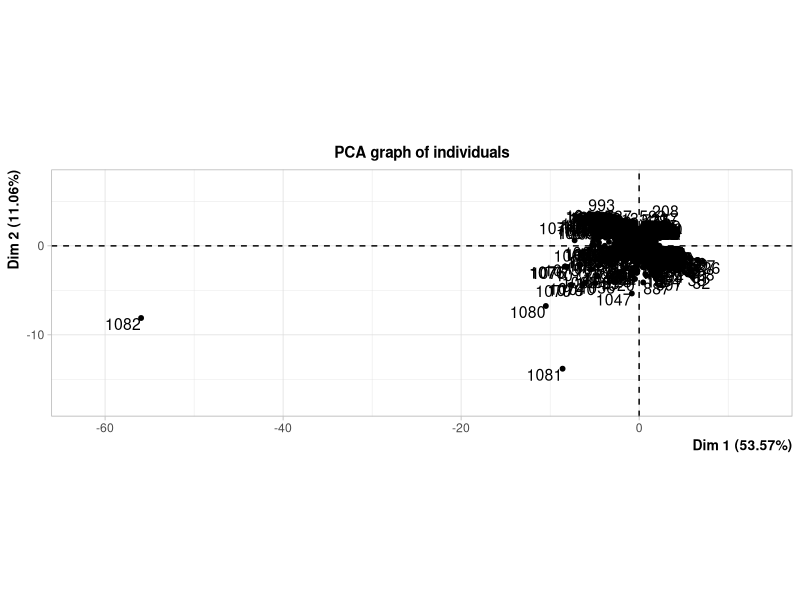
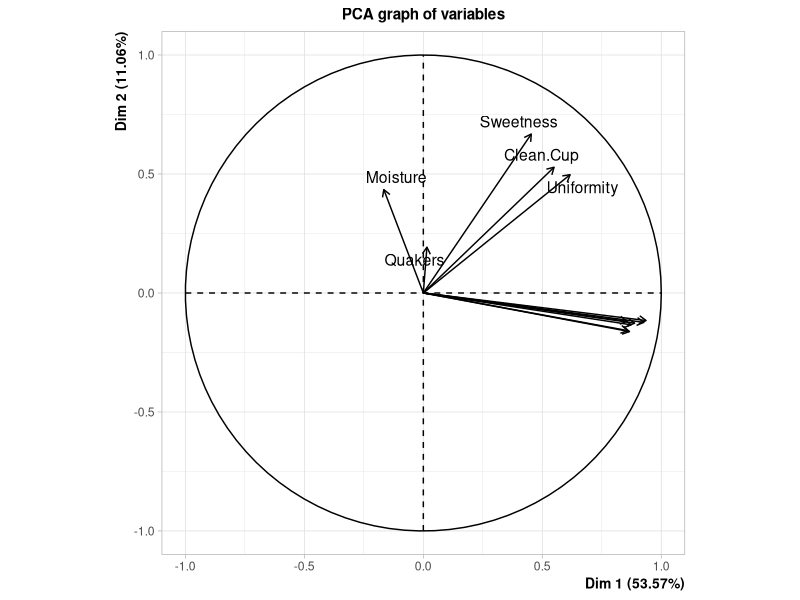
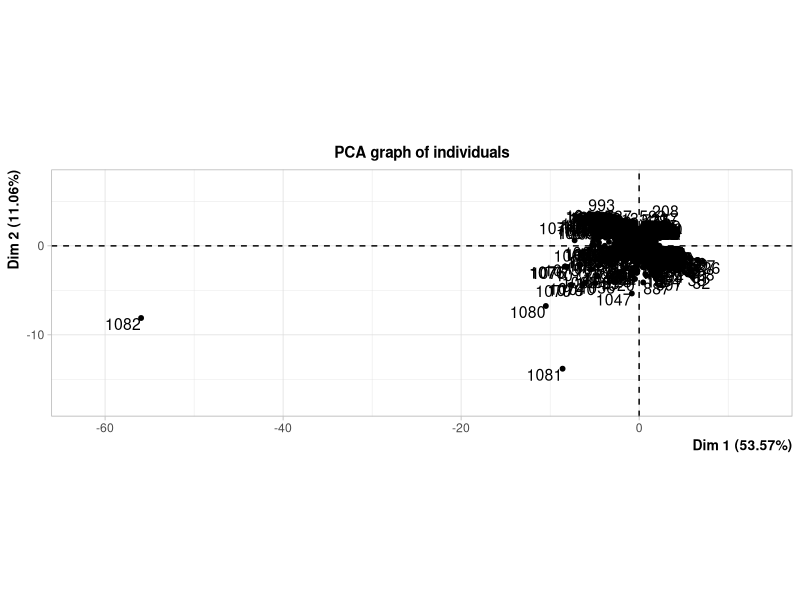
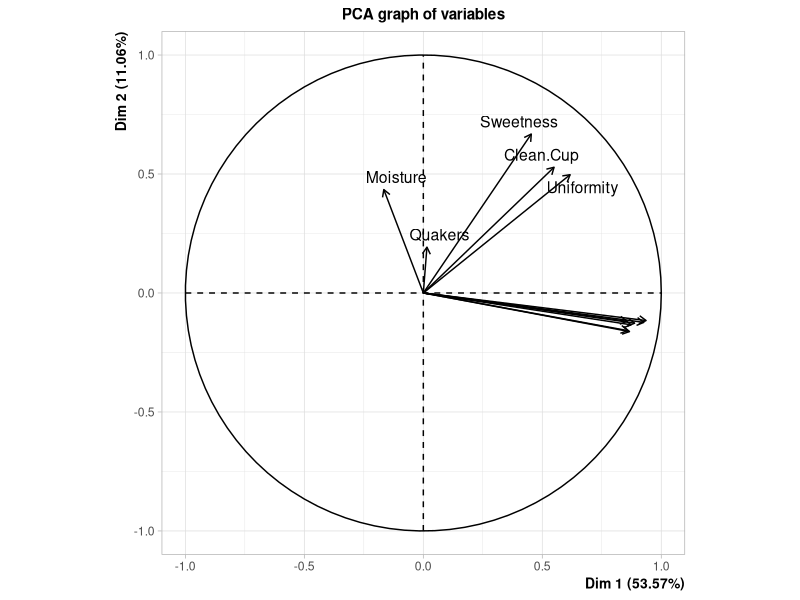

Write R code to recreate these figures, in order. (Note: this script raises an error after producing the figures.)
## ---- chunk 1
knitr::opts_chunk$set(echo = TRUE)
library(dplyr)
library(FactoMineR)
## ---- chunk 2
# your code here
coffee <- read.csv("coffee.csv", stringsAsFactors = T)
str(coffee)
## ---- chunk 3
# your code here
coffee_clean <- coffee %>% 
  select(-c(coffeeId))

head(coffee_clean)
## ---- chunk 4
anyNA(coffee_clean)
## ---- chunk 5
summary(coffee_clean)
## ---- chunk 6
# your code here
coffee_scale <- scale(coffee_clean)

summary(coffee_scale)
## ---- chunk 7
# your code here
library(FactoMineR)
pca_coffee <- PCA(X = coffee_scale, scale.unit = F, graph = T, ncp = ncol(coffee_scale))
summary(pca_coffee)
## ---- chunk 8
pca_coffee$eig
## ---- chunk 9
coffee_scale_comp <- prcomp(coffee_clean, scale = T)
summary(coffee_scale_comp)
## ---- chunk 10
# your code here
PCA(coffee_scale, scale.unit = F,graph = T) 
## ---- chunk 11
pca_coffee <- plot.PCA(x = pca_coffee,
                       choix = "ind", 
                       select = "contrib 3", 
                       habillage = "Flavor",          
                       invisible = "quali")
## ---- chunk 12
# your code here
as.data.frame(dimdesc(pca_coffee)$Dim.1$quanti)
## ---- chunk 13
# your code here
coffee_filter <- coffee %>% 
  filter(coffeeId != 1082 )

coffee_clean <- coffee_filter %>% 
  select(-c(coffeeId)) %>% 
  na.omit()

coffee_scale <- coffee_clean %>% scale()
## ---- chunk 14
RNGkind(sample.kind = "Rounding")
kmeansTunning <- function(data, maxK) {
  withinall <- NULL
  total_k <- NULL
  for (i in 2:maxK) {
    set.seed(101)
    temp <- kmeans(data,i)$tot.withinss
    withinall <- append(withinall, temp)
    total_k <- append(total_k,i)
  }
  plot(x = total_k, y = withinall, type = "o", xlab = "Number of Cluster", ylab = "Total within")
}

# kmeansTunning(your_data, maxK = 5)
kmeansTunning(coffee_scale, maxK = 5)
## ---- chunk 15
# your code here
set.seed(101)

coffee_cluster <- kmeans(x = coffee_scale, centers = 4)

coffee_filter <- coffee_filter %>% 
   mutate(cluster = coffee_cluster$cluster)

## ---- chunk 16
# your code here
coffee_filter %>% 
  filter(coffeeId %in% c(929,1060,208,1011)) %>%  select(coffeeId,cluster)
## ---- chunk 17
# your code here
coffee_filter%>%
   select(cluster,Aroma,Flavor,Sweetness,Acidity,Body) %>% 
   group_by(cluster) %>% 
   summarise_all(mean)
